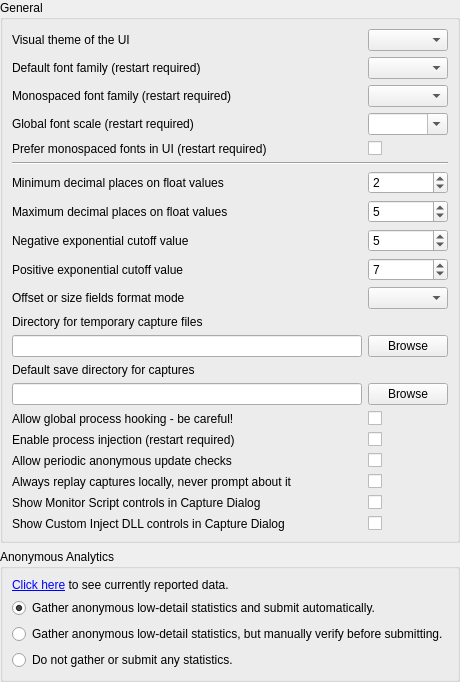
     <widget class="QWidget" name="general">
      <attribute name="title">
       <string>General</string>
      </attribute>
      <layout class="QVBoxLayout" name="verticalLayout_3">
       <property name="leftMargin">
        <number>0</number>
       </property>
       <property name="topMargin">
        <number>0</number>
       </property>
       <property name="rightMargin">
        <number>0</number>
       </property>
       <property name="bottomMargin">
        <number>0</number>
       </property>
       <item>
        <widget class="QGroupBox" name="groupBox">
         <property name="title">
          <string>General</string>
         </property>
         <layout class="QGridLayout" name="gridLayout_5">
          <item row="0" column="0">
           <widget class="QLabel" name="UIStyle_label">
            <property name="text">
             <string>Visual theme of the UI</string>
            </property>
           </widget>
          </item>
          <item row="0" column="1">
           <widget class="QComboBox" name="UIStyle">
            <property name="toolTip">
             <string>Selects the theme to display the UI in. These themes are available:&lt;br&gt;</string>
            </property>
            <property name="insertPolicy">
             <enum>QComboBox::NoInsert</enum>
            </property>
            <property name="sizeAdjustPolicy">
             <enum>QComboBox::AdjustToContents</enum>
            </property>
           </widget>
          </item>
          <item row="1" column="0">
           <widget class="QLabel" name="label_20">
            <property name="toolTip">
             <string>The default font family to be used for text. This will be overridden by the default monospace font if the below option for monospace override is chosen.</string>
            </property>
            <property name="text">
             <string>Default font family (restart required)</string>
            </property>
           </widget>
          </item>
          <item row="1" column="1">
           <widget class="QComboBox" name="Font_Family">
            <property name="toolTip">
             <string>The default font family to be used for text. This will be overridden by the default monospace font if the below option for monospace override is chosen.</string>
            </property>
           </widget>
          </item>
          <item row="2" column="0">
           <widget class="QLabel" name="label_21">
            <property name="toolTip">
             <string>The default font family to be used for monospaced text, typically code display or tables of buffer data. If the below option for monospace override is chosen this font will be used for those extra places.</string>
            </property>
            <property name="text">
             <string>Monospaced font family (restart required)</string>
            </property>
           </widget>
          </item>
          <item row="2" column="1">
           <widget class="QComboBox" name="Font_MonoFamily">
            <property name="toolTip">
             <string>The default font family to be used for monospaced text, typically code display or tables of buffer data. If the below option for monospace override is chosen this font will be used for those extra places.</string>
            </property>
           </widget>
          </item>
          <item row="3" column="0">
           <widget class="QLabel" name="label_27">
            <property name="toolTip">
             <string>A global scale for all fonts in the program. This will only scale text, icons and other UI elements will be scaled according to DPI settings as normal.</string>
            </property>
            <property name="text">
             <string>Global font scale (restart required)</string>
            </property>
           </widget>
          </item>
          <item row="3" column="1">
           <widget class="QComboBox" name="Font_GlobalScale">
            <property name="toolTip">
             <string>A global scale for all fonts in the program. This will only scale text, icons and other UI elements will be scaled according to DPI settings as normal.</string>
            </property>
            <property name="editable">
             <bool>true</bool>
            </property>
           </widget>
          </item>
          <item row="4" column="0">
           <widget class="QLabel" name="label_9">
            <property name="toolTip">
             <string>Prefer using a monospace font instead of the default font for places where resource names, action and marker names, and similar pieces of information are displayed.&lt;/p&gt;&lt;p&gt;&lt;br/&gt;&lt;/p&gt;&lt;p&gt;By default a monospaced font will only be used for places where fixed width is important such as code and numerical data displays.</string>
            </property>
            <property name="text">
             <string>Prefer monospaced fonts in UI (restart required)</string>
            </property>
           </widget>
          </item>
          <item row="4" column="1">
           <widget class="QCheckBox" name="Font_PreferMonospaced">
            <property name="toolTip">
             <string>Prefer using a monospace font instead of the default font for places where resource names, action and marker names, and similar pieces of information are displayed.&lt;/p&gt;&lt;p&gt;&lt;br/&gt;&lt;/p&gt;&lt;p&gt;By default a monospaced font will only be used for places where fixed width is important such as code and numerical data displays.</string>
            </property>
            <property name="text">
             <string/>
            </property>
           </widget>
          </item>
          <item row="5" column="0" colspan="2">
           <widget class="Line" name="line">
            <property name="orientation">
             <enum>Qt::Horizontal</enum>
            </property>
           </widget>
          </item>
          <item row="6" column="0">
           <widget class="QLabel" name="label">
            <property name="toolTip">
             <string>At least this many decimal places will be displayed on floats.
e.g. a value of 2 means 0 will display as 0.00, 0.5 as 0.50. A value of 5 would display them as 0.00000 and 0.50000 respectively.</string>
            </property>
            <property name="text">
             <string>Minimum decimal places on float values</string>
            </property>
           </widget>
          </item>
          <item row="6" column="1">
           <widget class="QSpinBox" name="Formatter_MinFigures">
            <property name="toolTip">
             <string>Decimals will display at least this many digits.
e.g. a value of 2 means 0 will display as 0.00, 0.5 as 0.50</string>
            </property>
            <property name="value">
             <number>2</number>
            </property>
           </widget>
          </item>
          <item row="7" column="0">
           <widget class="QLabel" name="label_2">
            <property name="toolTip">
             <string>No more decimal places than this will be displayed on floats.
e.g. a value of 5 means 0.123456789 will display as 0.12345</string>
            </property>
            <property name="text">
             <string>Maximum decimal places on float values</string>
            </property>
           </widget>
          </item>
          <item row="7" column="1">
           <widget class="QSpinBox" name="Formatter_MaxFigures">
            <property name="toolTip">
             <string>No more decimal places than this will be displayed on floats.
e.g. a value of 5 means 0.123456789 will display as 0.12345 and 123.123456789 will display as 123.12345</string>
            </property>
            <property name="value">
             <number>5</number>
            </property>
           </widget>
          </item>
          <item row="8" column="0">
           <widget class="QLabel" name="label_3">
            <property name="toolTip">
             <string>Any numbers smaller than this exponent will be displayed in scientific notation.
E.g. a value of 3 means 0.005 / 10 = 5E-4</string>
            </property>
            <property name="text">
             <string>Negative exponential cutoff value</string>
            </property>
           </widget>
          </item>
          <item row="8" column="1">
           <widget class="QSpinBox" name="Formatter_NegExp">
            <property name="toolTip">
             <string>Any numbers smaller than this exponent will be displayed in scientific notation.
E.g. a value of 3 means 0.005 / 10 = 5E-4</string>
            </property>
            <property name="value">
             <number>5</number>
            </property>
           </widget>
          </item>
          <item row="9" column="0">
           <widget class="QLabel" name="label_4">
            <property name="toolTip">
             <string>Any numbers larger than this exponent will be displayed in scientific notation.
e.g. 1000 * 10 = 1e4</string>
            </property>
            <property name="text">
             <string>Positive exponential cutoff value</string>
            </property>
           </widget>
          </item>
          <item row="9" column="1">
           <widget class="QSpinBox" name="Formatter_PosExp">
            <property name="toolTip">
             <string>Any numbers larger than this exponent will be displayed in scientific notation.
e.g. 1000 * 10 = 1e4</string>
            </property>
            <property name="value">
             <number>7</number>
            </property>
            <property name="displayIntegerBase">
             <number>10</number>
            </property>
           </widget>
          </item>
          <item row="10" column="0">
           <widget class="QLabel" name="label_41">
            <property name="toolTip">
             <string>Formatting mode to use for fields marked as a byte offset or a byte size</string>
            </property>
            <property name="text">
             <string>Offset or size fields format mode</string>
            </property>
           </widget>
          </item>
          <item row="10" column="1">
           <widget class="QComboBox" name="Formatter_OffsetSizeDisplayMode">
            <property name="toolTip">
             <string>Auto: decimal by default and hexadecimal if above a certain threshold, Decimal: always use decimal, Hexadecimal: always use hexadecimal.</string>
            </property>
           </widget>
          </item>
          <item row="11" column="0">
           <widget class="QLabel" name="label_5">
            <property name="toolTip">
             <string>Changes the directory where capture files are saved after being created, until saved manually or deleted.

Defaults to %TEMP%.</string>
            </property>
            <property name="text">
             <string>Directory for temporary capture files</string>
            </property>
           </widget>
          </item>
          <item row="12" column="0">
           <widget class="QLineEdit" name="tempDirectory">
            <property name="toolTip">
             <string>Changes the directory where capture files are saved after being created, until saved manually or deleted.

Defaults to %TEMP%.</string>
            </property>
           </widget>
          </item>
          <item row="12" column="1">
           <widget class="QPushButton" name="browseTempCaptureDirectory">
            <property name="toolTip">
             <string>Changes the directory where capture files are saved after being created, until saved manually or deleted.

Defaults to %TEMP%.</string>
            </property>
            <property name="text">
             <string>Browse</string>
            </property>
           </widget>
          </item>
          <item row="13" column="0">
           <widget class="QLabel" name="label_6">
            <property name="toolTip">
             <string>Changes the default directory for the save dialog when saving capture files.

Defaults to blank, which follows system default behaviour.</string>
            </property>
            <property name="text">
             <string>Default save directory for captures</string>
            </property>
           </widget>
          </item>
          <item row="14" column="0">
           <widget class="QLineEdit" name="saveDirectory">
            <property name="toolTip">
             <string>Changes the default directory for the save dialog when saving capture files.

Defaults to blank, which follows system default behaviour.</string>
            </property>
           </widget>
          </item>
          <item row="14" column="1">
           <widget class="QPushButton" name="browseSaveCaptureDirectory">
            <property name="toolTip">
             <string>Changes the default directory for the save dialog when saving capture files.

Defaults to blank, which follows system default behaviour.</string>
            </property>
            <property name="text">
             <string>Browse</string>
            </property>
           </widget>
          </item>
          <item row="15" column="0">
           <widget class="QLabel" name="globalHookLabel">
            <property name="toolTip">
             <string>Enables functionality on the capture application window that will insert RenderDoc automatically
into all new processes created - then inject into the target (matching) executable.

Useful for capturing programs indirectly that can't easily be launched directly by RenderDoc

Since this is a global system hook it must be used carefully and only when necessary!</string>
            </property>
            <property name="text">
             <string>Allow global process hooking - be careful!</string>
            </property>
           </widget>
          </item>
          <item row="15" column="1">
           <widget class="QCheckBox" name="AllowGlobalHook">
            <property name="toolTip">
             <string>Enables functionality on the capture application window that will insert RenderDoc automatically
into all new processes created - then inject into the target (matching) executable.

Useful for capturing programs indirectly that can't easily be launched directly by RenderDoc

Since this is a global system hook it must be used carefully and only when necessary!</string>
            </property>
            <property name="text">
             <string/>
            </property>
           </widget>
          </item>
          <item row="16" column="0">
           <widget class="QLabel" name="injectProcLabel">
            <property name="toolTip">
             <string>Enables the ability to inject into processes on windows.

Injecting into processes can be unreliable and should only be used as a last resort when no other
methods succeed, it should not be used as a primary method of launching applications. Instead the
program should be launched through RenderDoc via the Launch Process panel.</string>
            </property>
            <property name="text">
             <string>Enable process injection (restart required)</string>
            </property>
           </widget>
          </item>
          <item row="16" column="1">
           <widget class="QCheckBox" name="AllowProcessInject">
            <property name="toolTip">
             <string>Enables the ability to inject into processes on windows.

Injecting into processes can be unreliable and should only be used as a last resort when no other
methods succeed, it should not be used as a primary method of launching applications. Instead the
program should be launched through RenderDoc via the Launch Process panel.</string>
            </property>
            <property name="text">
             <string/>
            </property>
           </widget>
          </item>
          <item row="17" column="0">
           <widget class="QLabel" name="label_8">
            <property name="toolTip">
             <string>Allows RenderDoc to phone home to https://renderdoc.org to anonymously check for new versions.</string>
            </property>
            <property name="text">
             <string>Allow periodic anonymous update checks</string>
            </property>
           </widget>
          </item>
          <item row="17" column="1">
           <widget class="QCheckBox" name="CheckUpdate_AllowChecks">
            <property name="toolTip">
             <string>Allows RenderDoc to phone home to https://renderdoc.org to anonymously check for new versions.</string>
            </property>
            <property name="text">
             <string/>
            </property>
           </widget>
          </item>
          <item row="18" column="0">
           <widget class="QLabel" name="label_10">
            <property name="toolTip">
             <string>If a capture is marked as being created on a significantly different system (different OS or platform)
as is currently running, then by default the UI will prompt to ask if you want to replay on a remote context.

This option overrides that and will always replay locally if the local context is selected.</string>
            </property>
            <property name="text">
             <string>Always replay captures locally, never prompt about it</string>
            </property>
           </widget>
          </item>
          <item row="18" column="1">
           <widget class="QCheckBox" name="AlwaysReplayLocally">
            <property name="toolTip">
             <string>If a capture is marked as being created on a significantly different system (different OS or platform)
as is currently running, then by default the UI will prompt to ask if you want to replay on a remote context.

This option overrides that and will always replay locally if the local context is selected.</string>
            </property>
            <property name="text">
             <string/>
            </property>
           </widget>
          </item>
          <item row="19" column="0">
           <widget class="QLabel" name="monitorScriptVisibilityLabel">
            <property name="toolTip">
             <string>Shows the optional Monitor Script path in the Launch Application panel.</string>
            </property>
            <property name="text">
             <string>Show Monitor Script controls in Capture Dialog</string>
            </property>
           </widget>
          </item>
          <item row="19" column="1">
           <widget class="QCheckBox" name="CaptureDialog_ShowMonitorScript">
            <property name="toolTip">
             <string>Shows the optional Monitor Script path in the Launch Application panel.</string>
            </property>
            <property name="text">
             <string/>
            </property>
           </widget>
          </item>
          <item row="20" column="0">
           <widget class="QLabel" name="customInjectDllVisibilityLabel">
            <property name="toolTip">
             <string>Shows the optional Custom Inject DLL path in the Launch Application panel.</string>
            </property>
            <property name="text">
             <string>Show Custom Inject DLL controls in Capture Dialog</string>
            </property>
           </widget>
          </item>
          <item row="20" column="1">
           <widget class="QCheckBox" name="CaptureDialog_ShowCustomInjectDLL">
            <property name="toolTip">
             <string>Shows the optional Custom Inject DLL path in the Launch Application panel.</string>
            </property>
            <property name="text">
             <string/>
            </property>
           </widget>
          </item>
          <item row="21" column="1">
           <spacer name="verticalSpacer">
            <property name="orientation">
             <enum>Qt::Vertical</enum>
            </property>
            <property name="sizeHint" stdset="0">
             <size>
              <width>0</width>
              <height>0</height>
             </size>
            </property>
           </spacer>
          </item>
         </layout>
        </widget>
       </item>
       <item>
        <widget class="QGroupBox" name="groupBox_9">
         <property name="title">
          <string>Anonymous Analytics</string>
         </property>
         <layout class="QVBoxLayout" name="verticalLayout_4">
          <item>
           <widget class="QLabel" name="analyticsDescribeLabel">
            <property name="text">
             <string>&lt;html&gt;&lt;head/&gt;&lt;body&gt;&lt;p&gt;&lt;a href=&quot;#analyticsDescribe&quot;&gt;Click here&lt;/a&gt; to see currently reported data.&lt;/p&gt;&lt;/body&gt;&lt;/html&gt;</string>
            </property>
           </widget>
          </item>
          <item>
           <widget class="QRadioButton" name="analyticsAutoSubmit">
            <property name="text">
             <string>Gather anonymous low-detail statistics and submit automatically.</string>
            </property>
            <property name="checked">
             <bool>true</bool>
            </property>
           </widget>
          </item>
          <item>
           <widget class="QRadioButton" name="analyticsManualCheck">
            <property name="text">
             <string>Gather anonymous low-detail statistics, but manually verify before submitting.</string>
            </property>
           </widget>
          </item>
          <item>
           <widget class="QRadioButton" name="analyticsOptOut">
            <property name="text">
             <string>Do not gather or submit any statistics.</string>
            </property>
           </widget>
          </item>
         </layout>
        </widget>
       </item>
      </layout>
     </widget>
